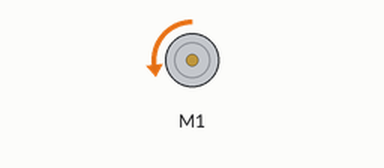
This sketch was run on a simulated Arduino Uno, built with avr-gcc and run on an emulated ATmega328P. Shown: DC motor (green arrow = forward, orange = backward, longer = faster).

Above: at 1.0 s.
At 4.5 s:
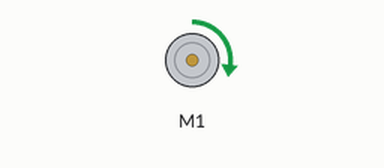
Timing chart, 0 to 9.1 s (numbered marks = the images above):
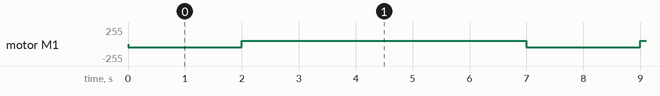

The sketch:

FORWARD_using_motor_shield.ino
```cpp
#include<AFMotor.h>
AF_DCMotor motor1(1);

void setup() {
  // put your setup code here, to run once:
motor1.setSpeed(50);
}

void loop() {
  // put your main code here, to run repeatedly:
motor1.run(BACKWARD); //replace backward with forward in case you want to change direction;
delay(2000);
motor1.run(FORWARD);
delay(5000);
}
```

Measured:
- by itself, motor M1: alternates forward 50/255 for 5.0 s and backward 50/255 for 2.0 s
